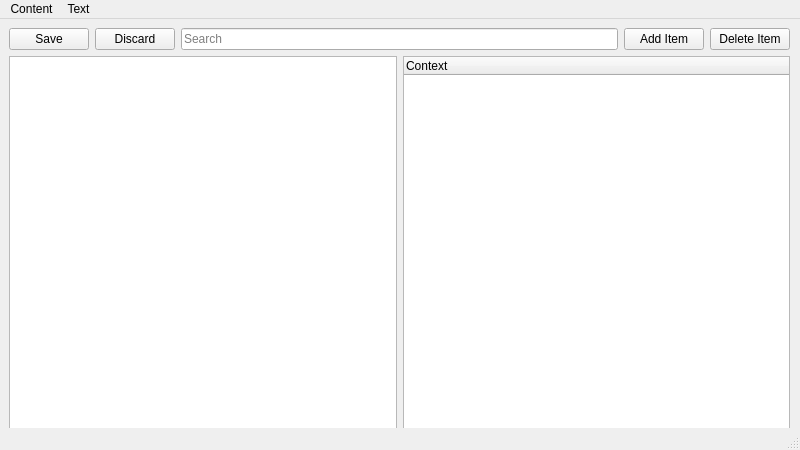
<?xml version="1.0" encoding="UTF-8"?>
<ui version="4.0">
 <class>MainWindow</class>
 <widget class="QMainWindow" name="MainWindow">
  <property name="geometry">
   <rect>
    <x>0</x>
    <y>0</y>
    <width>800</width>
    <height>450</height>
   </rect>
  </property>
  <property name="windowTitle">
   <string>ContentManagementSystem</string>
  </property>
  <widget class="QWidget" name="centralwidget">
   <widget class="QWidget" name="verticalLayoutWidget">
    <property name="geometry">
     <rect>
      <x>9</x>
      <y>9</y>
      <width>781</width>
      <height>401</height>
     </rect>
    </property>
    <layout class="QVBoxLayout" name="verticalLayout">
     <item>
      <layout class="QHBoxLayout" name="horizontalLayout">
       <item>
        <widget class="QPushButton" name="buttonSave">
         <property name="enabled">
          <bool>true</bool>
         </property>
         <property name="text">
          <string>Save</string>
         </property>
        </widget>
       </item>
       <item>
        <widget class="QPushButton" name="buttonDiscard">
         <property name="text">
          <string>Discard</string>
         </property>
        </widget>
       </item>
       <item>
        <widget class="QLineEdit" name="searchLine">
         <property name="autoFillBackground">
          <bool>false</bool>
         </property>
         <property name="text">
          <string/>
         </property>
         <property name="placeholderText">
          <string>Search</string>
         </property>
        </widget>
       </item>
       <item>
        <widget class="QPushButton" name="buttonAddItem">
         <property name="text">
          <string>Add Item</string>
         </property>
        </widget>
       </item>
       <item>
        <widget class="QPushButton" name="buttonDeleteItem">
         <property name="text">
          <string>Delete Item</string>
         </property>
        </widget>
       </item>
      </layout>
     </item>
     <item>
      <layout class="QHBoxLayout" name="horizontalLayout_3">
       <item>
        <layout class="QVBoxLayout" name="verticalLayout_2">
         <item>
          <widget class="QTextEdit" name="textEdit"/>
         </item>
        </layout>
       </item>
       <item>
        <layout class="QVBoxLayout" name="verticalLayout_4">
         <item>
          <widget class="QTreeWidget" name="treeWidget">
           <column>
            <property name="text">
             <string>Context</string>
            </property>
           </column>
          </widget>
         </item>
        </layout>
       </item>
      </layout>
     </item>
    </layout>
   </widget>
  </widget>
  <widget class="QMenuBar" name="menubar">
   <property name="geometry">
    <rect>
     <x>0</x>
     <y>0</y>
     <width>800</width>
     <height>17</height>
    </rect>
   </property>
   <widget class="QMenu" name="menuFile">
    <property name="title">
     <string>Content</string>
    </property>
    <addaction name="actionNew"/>
    <addaction name="actionOpen"/>
    <addaction name="actionSave_as"/>
    <addaction name="actionExport"/>
    <addaction name="actionExit"/>
   </widget>
   <widget class="QMenu" name="menuEdit">
    <property name="title">
     <string>Text</string>
    </property>
    <addaction name="actionCopy"/>
    <addaction name="actionPaste"/>
    <addaction name="actionCut"/>
    <addaction name="actionUndo"/>
    <addaction name="actionRedo"/>
   </widget>
   <addaction name="menuFile"/>
   <addaction name="menuEdit"/>
  </widget>
  <widget class="QStatusBar" name="statusbar"/>
  <action name="actionNew">
   <property name="icon">
    <iconset resource="Resources.qrc">
     <normaloff>:/ics/ics/new.png</normaloff>:/ics/ics/new.png</iconset>
   </property>
   <property name="text">
    <string>New</string>
   </property>
  </action>
  <action name="actionOpen">
   <property name="icon">
    <iconset resource="Resources.qrc">
     <normaloff>:/ics/ics/open.png</normaloff>:/ics/ics/open.png</iconset>
   </property>
   <property name="text">
    <string>Open</string>
   </property>
  </action>
  <action name="actionSave_as">
   <property name="icon">
    <iconset resource="Resources.qrc">
     <normaloff>:/ics/ics/save.png</normaloff>:/ics/ics/save.png</iconset>
   </property>
   <property name="text">
    <string>Save as</string>
   </property>
  </action>
  <action name="actionExport">
   <property name="icon">
    <iconset resource="Resources.qrc">
     <normaloff>:/ics/ics/export.png</normaloff>:/ics/ics/export.png</iconset>
   </property>
   <property name="text">
    <string>Export</string>
   </property>
  </action>
  <action name="actionExit">
   <property name="icon">
    <iconset resource="Resources.qrc">
     <normaloff>:/ics/ics/exit.png</normaloff>:/ics/ics/exit.png</iconset>
   </property>
   <property name="text">
    <string>Exit</string>
   </property>
  </action>
  <action name="actionCopy">
   <property name="icon">
    <iconset resource="Resources.qrc">
     <normaloff>:/ics/ics/copy.png</normaloff>:/ics/ics/copy.png</iconset>
   </property>
   <property name="text">
    <string>Copy</string>
   </property>
  </action>
  <action name="actionPaste">
   <property name="icon">
    <iconset resource="Resources.qrc">
     <normaloff>:/ics/ics/paste.png</normaloff>:/ics/ics/paste.png</iconset>
   </property>
   <property name="text">
    <string>Paste</string>
   </property>
  </action>
  <action name="actionCut">
   <property name="icon">
    <iconset resource="Resources.qrc">
     <normaloff>:/ics/ics/cut.png</normaloff>:/ics/ics/cut.png</iconset>
   </property>
   <property name="text">
    <string>Cut</string>
   </property>
  </action>
  <action name="actionUndo">
   <property name="icon">
    <iconset resource="Resources.qrc">
     <normaloff>:/ics/ics/undo.png</normaloff>:/ics/ics/undo.png</iconset>
   </property>
   <property name="text">
    <string>Undo</string>
   </property>
  </action>
  <action name="actionRedo">
   <property name="icon">
    <iconset resource="Resources.qrc">
     <normaloff>:/ics/ics/redo.png</normaloff>:/ics/ics/redo.png</iconset>
   </property>
   <property name="text">
    <string>Redo</string>
   </property>
  </action>
 </widget>
 <resources>
  <include location="Resources.qrc"/>
 </resources>
 <connections/>
</ui>
